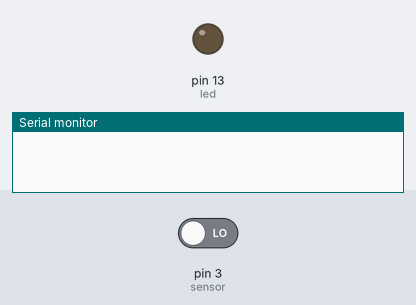
Simulated run of this sketch. Board: Arduino Uno, built with avr-gcc and run on an emulated ATmega328P. Parts: output pins drawn as LEDs (lit = HIGH), the last lines printed to the serial monitor. The inputs (shaded band) are chosen by the test bench; at power-on: pin 3 (sensor) LOW.

Above: at 1.2 s.
1.3 s: pin 3 (sensor) driven HIGH
At 1.9 s:
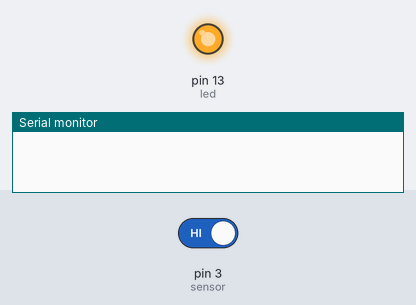
2.9 s: pin 3 (sensor) driven LOW
At 4.6 s:
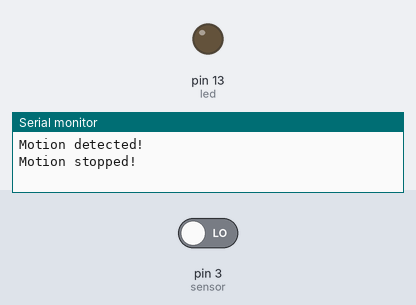
Timing chart, 0 to 6.1 s (numbered marks = the images above; inputs shaded):
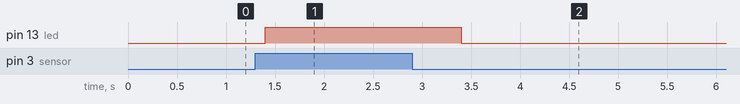

Measured:
- after the input at 1.3 s, pin 13 (led): LOW → HIGH after 0.10 s
- after the input at 2.9 s, pin 13 (led): HIGH → LOW after 0.50 s

The sketch:

arduino_pir1.ino
```cpp
int led = 13; // set pin to led
int sensor = 3; // set input pin to sensor
int state = LOW; // set initiall state as off
int val = 0;

void setup()
{
  pinMode(led, OUTPUT);  // take led as output
  pinMode(sensor, INPUT);    // set sensor as input
  Serial.begin(9600);        // set port number
}

void loop()
{
  val = digitalRead(sensor);
  if (val == HIGH)
  {
    digitalWrite(led, HIGH);   // led is on
    delay(1000);                // delay time 100ms

    if (state == LOW)
    {
      Serial.println("Motion detected!");
      state = HIGH;
    }
  }
  else
  {
      digitalWrite(led, LOW); // led is off
      delay(200);             // delay time 200ms

      if (state == HIGH)
      {
        Serial.println("Motion stopped!");
        state = LOW;
      }
  }
}
```
